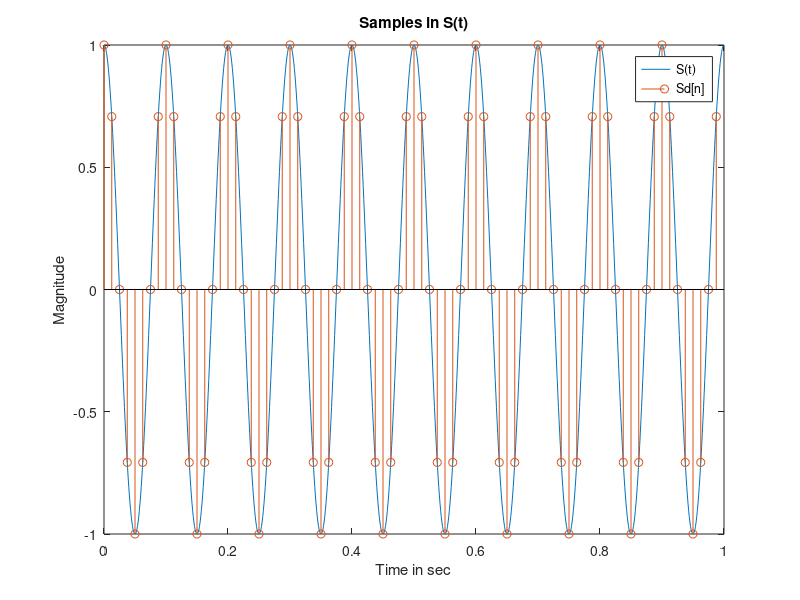

The MATLAB source for this figure: (Note: this script raises an error after producing the figure.)
fc = 10;
T = 1/80;
t = 0.001;
m = 0:1:999;
s = cos(2*pi*fc*m*t);
n = 0:1:79;
sd = cos(2*pi*fc*n*T);

plot(m/1000, s)
hold on
stem(n/80, sd)
hold off
title('Samples in S(t)')
xlabel('Time in sec')
ylabel('Magnitude')
legend('S(t)','Sd[n]')
%%
w = -pi:0.01:pi;
Sd = DTFT(sd, n);
plot(w/pi, abs(Sd))
title('Absolute value of Sd(e^j^w)')
xlabel('Freq. [*pi]')
%%
[s1, m1] = Expander(sd, n, 12);
se1 = Interpolate(s1, m1, 1, 12);

plot(m1/length(m1), se1)
hold on
stem(n/length(n), sd)
hold off
title('Interpolation, L = 12, mode = 1')
legend('Se[n]', 'Sd[n]')
%%
[s2, m2] = Expander(sd, n, 12);
se2 = Interpolate(s2, m2, 2, 12);

plot(m2/length(m2), se2)
hold on
stem(n/length(n), sd)
hold off
title('Interpolation, L = 25, mode = 2')
legend('Se[n]', 'Sd[n]')

% temp = s(26:975);
% error2 = (abs(temp - se2))*(abs(temp - se2)).';
%%
[s3, m3] = Expander(sd, n, 25);
se3 = Interpolate(s3, m3, 3, 25);

plot(m3/length(m3), se3)
hold on
stem(n/length(n), sd)
hold off
title('Interpolation, L = 25, mode = 3')
legend('Se[n]', 'Sd[n]')

% temp = s(26:975);
% error3 = (abs(temp - se2))*(abs(temp - se2)).';